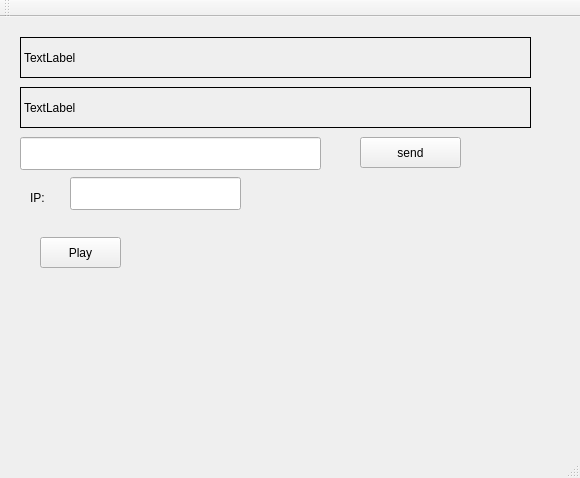
<?xml version="1.0" encoding="UTF-8"?>
<ui version="4.0">
 <class>MainWindow</class>
 <widget class="QMainWindow" name="MainWindow">
  <property name="geometry">
   <rect>
    <x>0</x>
    <y>0</y>
    <width>580</width>
    <height>478</height>
   </rect>
  </property>
  <property name="windowTitle">
   <string>MainWindow</string>
  </property>
  <widget class="QWidget" name="centralWidget">
   <widget class="QLabel" name="label">
    <property name="geometry">
     <rect>
      <x>20</x>
      <y>20</y>
      <width>511</width>
      <height>41</height>
     </rect>
    </property>
    <property name="frameShape">
     <enum>QFrame::Box</enum>
    </property>
    <property name="text">
     <string>TextLabel</string>
    </property>
   </widget>
   <widget class="QLabel" name="label_2">
    <property name="geometry">
     <rect>
      <x>20</x>
      <y>70</y>
      <width>511</width>
      <height>41</height>
     </rect>
    </property>
    <property name="frameShape">
     <enum>QFrame::Box</enum>
    </property>
    <property name="text">
     <string>TextLabel</string>
    </property>
   </widget>
   <widget class="QPushButton" name="pushButton">
    <property name="geometry">
     <rect>
      <x>360</x>
      <y>120</y>
      <width>101</width>
      <height>31</height>
     </rect>
    </property>
    <property name="text">
     <string>send</string>
    </property>
   </widget>
   <widget class="QLineEdit" name="lineEdit">
    <property name="geometry">
     <rect>
      <x>20</x>
      <y>120</y>
      <width>301</width>
      <height>33</height>
     </rect>
    </property>
   </widget>
   <widget class="QLineEdit" name="lineEdit_IP">
    <property name="geometry">
     <rect>
      <x>70</x>
      <y>160</y>
      <width>171</width>
      <height>33</height>
     </rect>
    </property>
   </widget>
   <widget class="QLabel" name="label_3">
    <property name="geometry">
     <rect>
      <x>30</x>
      <y>170</y>
      <width>41</width>
      <height>21</height>
     </rect>
    </property>
    <property name="text">
     <string>IP:</string>
    </property>
   </widget>
   <widget class="QPushButton" name="pushButton_Play">
    <property name="geometry">
     <rect>
      <x>40</x>
      <y>220</y>
      <width>81</width>
      <height>31</height>
     </rect>
    </property>
    <property name="text">
     <string>Play</string>
    </property>
   </widget>
  </widget>
  <widget class="QMenuBar" name="menuBar">
   <property name="geometry">
    <rect>
     <x>0</x>
     <y>0</y>
     <width>580</width>
     <height>27</height>
    </rect>
   </property>
  </widget>
  <widget class="QToolBar" name="mainToolBar">
   <attribute name="toolBarArea">
    <enum>TopToolBarArea</enum>
   </attribute>
   <attribute name="toolBarBreak">
    <bool>false</bool>
   </attribute>
  </widget>
  <widget class="QStatusBar" name="statusBar"/>
 </widget>
 <layoutdefault spacing="6" margin="11"/>
 <resources/>
 <connections/>
</ui>
